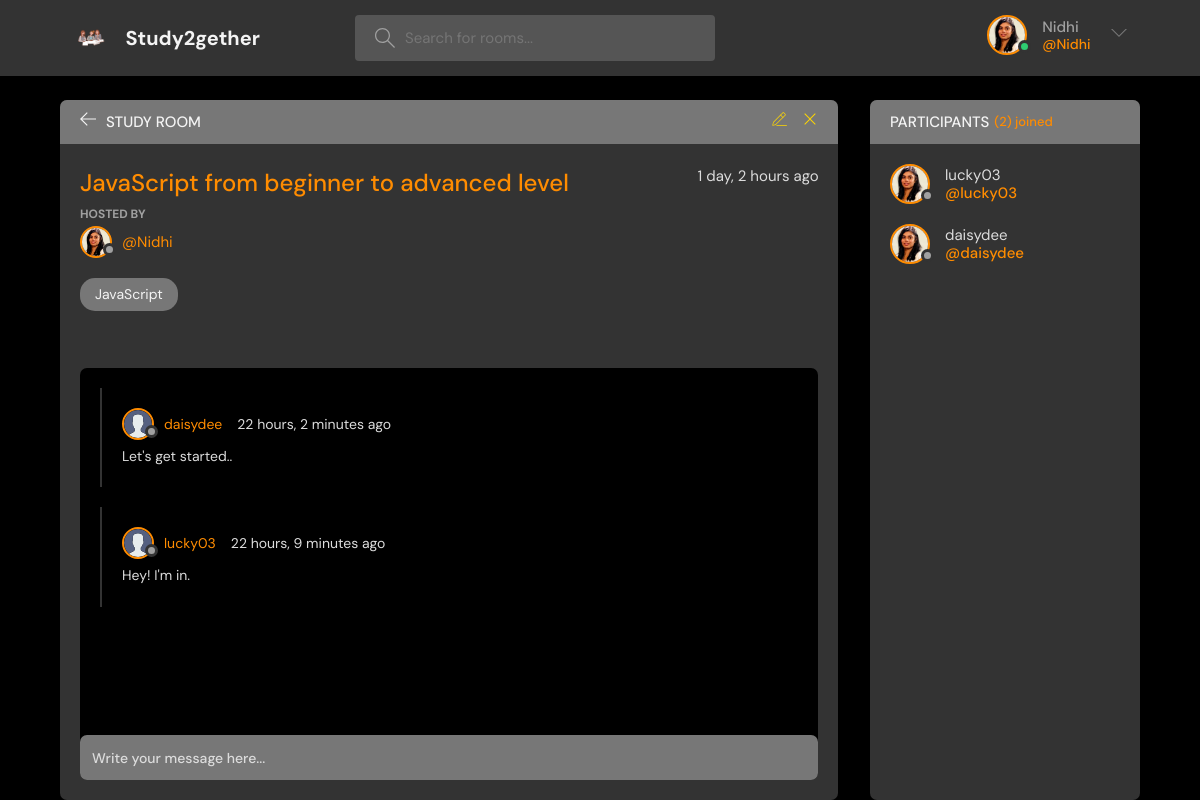
/room/1 (signed in), run on the app's committed database.
### base/models.py (models this page shows, shortened)
class User(AbstractUser):
    name = models.CharField(max_length=200, null=True)
    email = models.EmailField(unique=True,null=True)
    bio = models.TextField(null=True)
    avatar = models.ImageField(null=True, default="avatar.svg")
    USERNAME_FIELD = 'email'
    REQUIRED_FIELDS = []

class Room(models.Model):
    host = models.ForeignKey(User, on_delete=models.SET_NULL, null=True)
    topic = models.ForeignKey(Topic, on_delete=models.SET_NULL, null=True)
    name = models.CharField(max_length=200)
    description = models.TextField(null=True, blank=True)
    participants = models.ManyToManyField(User, related_name='participants')
    updated = models.DateTimeField(auto_now=True)
    created = models.DateTimeField(auto_now_add=True)
    class Meta:
        ordering = ['-updated', '-created']

class Topic(models.Model):
    name = models.CharField(max_length=200)
    def __str__(self):
        return self.name

class Messages(models.Model):
    user = models.ForeignKey(User, on_delete=models.CASCADE)
    room = models.ForeignKey(Room, on_delete=models.CASCADE)
    body = models.TextField()
    updated = models.DateTimeField(auto_now=True)
    created = models.DateTimeField(auto_now_add=True)
    class Meta:
        ordering = ['-updated', '-created']

### base/views.py (the view, shortened to what this page needs)
# urls.py: path("room/<int:pk>", views.room, name="room"),
def room(request, pk):
    room = Room.objects.get(id=pk)
    room_msgs = room.messages_set.all().order_by('-created')
    participants = room.participants.all()
    return render(request, 'base/room.html',{
        "room" : room,
        "msgs" : room_msgs,
        'participants' : participants
    })

### base/templates/base/room.html (shortened to what this page needs)
{% extends "main.html" %}
{% block content %}
    <main class="profile-page layout layout--2">
      <div class="container">
        <div class="room">
          <div class="room__top">
            <div class="room__topLeft">
              <a href="{% url "home" %}">
                <svg version="1.1" xmlns="http://www.w3.org/2000/svg" width="32" height="32" viewBox="0 0 32 32">
                  <title>arrow-left</title>
                  <path
                    d="M13.723 2.286l-13.723 13.714 13.719 13.714 1.616-1.611-10.96-10.96h27.625v-2.286h-27.625l10.965-10.965-1.616-1.607z"
                  ></path>
                </svg>
              </a>
              <h3>Study Room</h3>
            </div>
            {% if room.host == request.user %}
            <div class="room__topRight">
              <a href="{% url "update-room" room.id %}">
              </a>
              <a href="{% url "del-room" room.id %}">
                <svg version="1.1" xmlns="http://www.w3.org/2000/svg" width="32" height="32" viewBox="0 0 32 32">
                  <title>remove</title>
                  <path
                    d="M27.314 6.019l-1.333-1.333-9.98 9.981-9.981-9.981-1.333 1.333 9.981 9.981-9.981 9.98 1.333 1.333 9.981-9.98 9.98 9.98 1.333-1.333-9.98-9.98 9.98-9.981z"
                  ></path>
                </svg>
              </a>
            </div>
            {% endif %}
          </div>
          <div class="room__box scroll">
            <div class="room__header scroll">
              <div class="room__info">
                <h3>{{room.name}}</h3>
                <span>{{room.created|timesince}} ago</span>
              </div>
              <div class="room__hosted">
                <p>Hosted By</p>
                <a href="{% url "user-profile" room.host.id %}" class="room__author">
                  <div class="avatar avatar--small">
                    <img src="{{room.host.avatar.url}}" />
                  </div>
                  <span>@{{room.host.username}}</span>
                </a>
              </div>
              <span class="room__topics">{{room.topic}}</span>
            </div>
            <div class="room__conversation">
              <div class="threads scroll">
                {% for msg in msgs %}
                <div class="thread">
                  <div class="thread__top">
                    <div class="thread__author">
                      <a href="{% url "user-profile" msg.user.id %}" class="thread__authorInfo">
                        <div class="avatar avatar--small">
                          <img src="{{msg.user.avatar.url}}" />
                        </div>
                        <span>{{msg.user.username}}</span>
                      </a>
                      <span class="thread__date">{{msg.created|timesince}} ago</span>
                    </div>
                  </div>
                  <div class="thread__details">
                    {{msg.body}}
                  </div>
                </div>
                {% endfor %}
              </div>
            </div>
          </div>
          <div class="room__message">
            <form action="" method="POST">
              <input name="body" placeholder="Write your message here..." />
            </form>
          </div>
        </div>
        <div class="participants">
          <h3 class="participants__top">Participants <span>({{participants.count}}) joined</span></h3>
          <div class="participants__list scroll">
            {% for participant in participants %}
            <a href="{% url "user-profile" participant.id %}" class="participant">
              <div class="avatar avatar--medium">
                <img src="{{user.avatar.url}}" />
              </div>
              <p>
                {{participant.username}}
                <span>@{{participant.username}}</span>
              </p>
            </a>
            {% endfor %}
          </div>
        </div>
      </div>
    </main>
{% endblock %}

### templates/navbar.html (shortened to what this page needs)
{% load static %}
<header class="header header--loggedIn">
    <div class="container">
      <a href="{% url "home" %}" class="header__logo">
        <img src="{% static "images/logo.png" %}" />
        <h1>Study2gether</h1>
      </a>
      <form class="header__search" method='GET' action="{% url "home" %}">
        <label>
          <input name="q" placeholder="Search for rooms..." />
        </label>
      </form>
      <nav class="header__menu">
        {% if request.user.is_authenticated %}
        <div class="header__user">
          <a href="{% url "update-user" %}">
            <div class="avatar avatar--medium active">
              <img src="{{request.user.avatar.url}}" />
            </div>
            <p>{{ request.user.username }} <span>@{{ request.user.username }}</span></p>
          </a>
          <button class="dropdown-button">
            <svg version="1.1" xmlns="http://www.w3.org/2000/svg" width="32" height="32" viewBox="0 0 32 32">
              <title>chevron-down</title>
              <path d="M16 21l-13-13h-3l16 16 16-16h-3l-13 13z"></path>
            </svg>
          </button>
        </div>
        {% else %}
        <a href="{% url "login" %}">
          <img src= "{% static 'images/avatar.svg' %}"/>
          <p>Login</p>
        </a>
        {% endif %}
      </nav>
    </div>
  </header>

### data on the page
User: user.avatar (placeholder picture), user.username "Nidhi"
Room: name "JavaScript from beginner to advanced level", created "1 day, 2 hours", host.avatar (placeholder picture), host.username "Nidhi", topic "JavaScript"
Messages: user.avatar (placeholder picture), user.username "daisydee", created "22 hours, 2 minutes", body "Let's get started.."
Messages: user.avatar (placeholder picture), user.username "lucky03", created "22 hours, 9 minutes", body "Hey! I'm in."
User: avatar (placeholder picture), username "lucky03"
User: avatar (placeholder picture), username "daisydee"

### other printed values
{{ participants.count }} "2"
